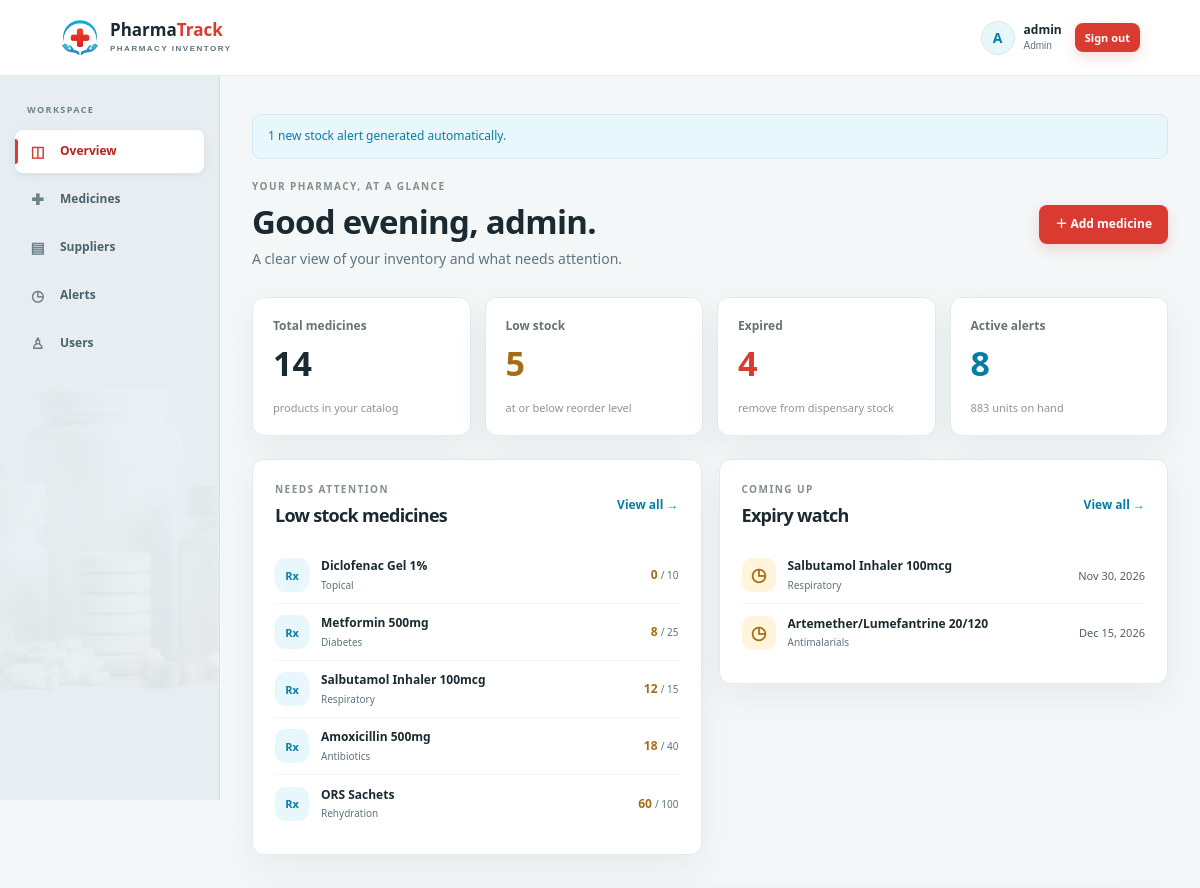
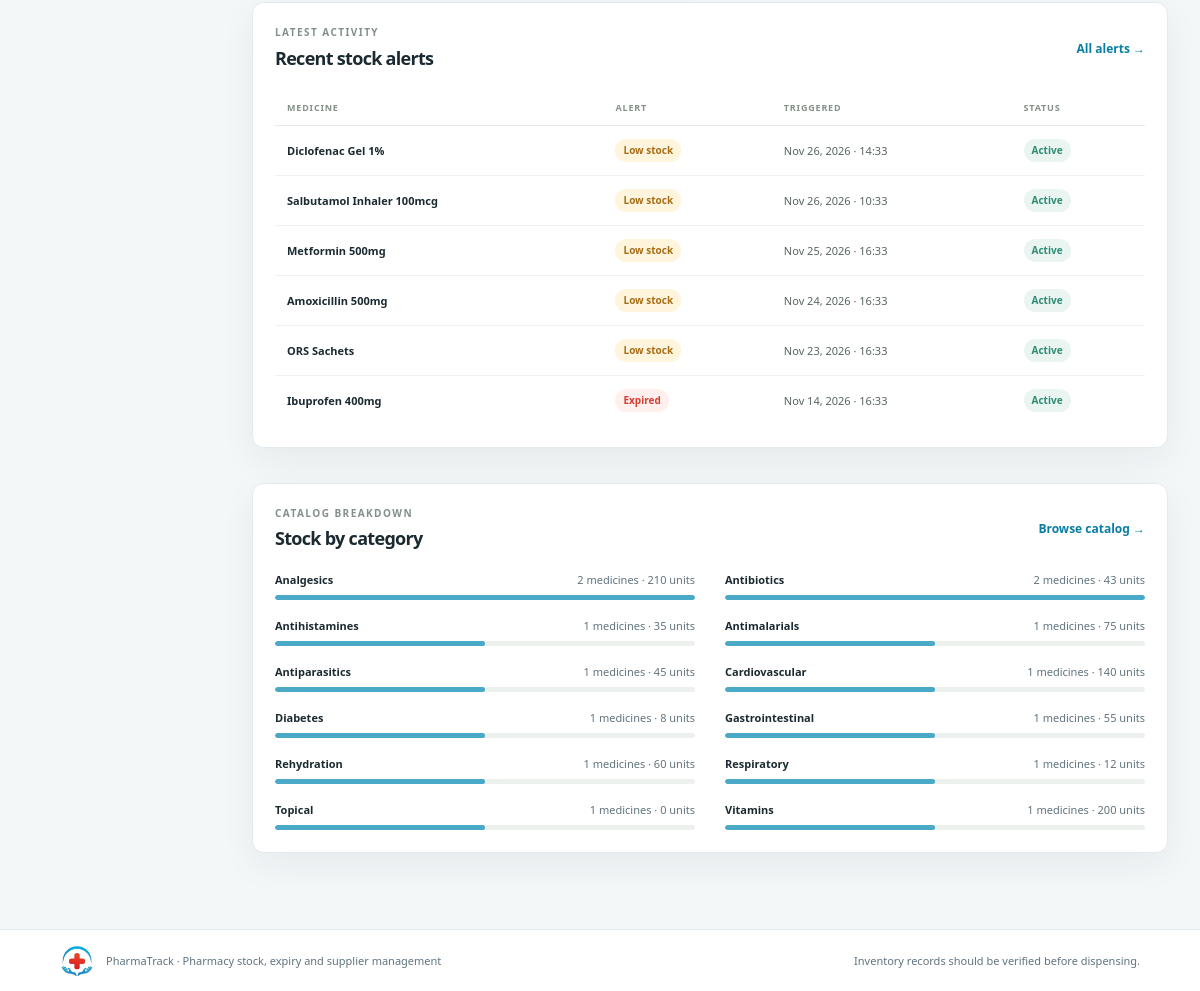
Screenshot of /public/index.php?r=dashboard (signed in) with the database file from the repository (2 pictures, top to bottom).
### tables this page shows
CREATE TABLE IF NOT EXISTS users (
    user_id       INT UNSIGNED NOT NULL AUTO_INCREMENT,
    username      VARCHAR(50)  NOT NULL,
    email         VARCHAR(100) NOT NULL,
    password_hash VARCHAR(255) NOT NULL,
    role          ENUM('admin', 'pharmacist') NOT NULL DEFAULT 'pharmacist',
    created_at    TIMESTAMP NOT NULL DEFAULT CURRENT_TIMESTAMP,
    PRIMARY KEY (user_id),
    UNIQUE KEY uq_users_username (username),
    UNIQUE KEY uq_users_email (email)
);

CREATE TABLE IF NOT EXISTS stock_alerts (
    alert_id     INT UNSIGNED NOT NULL AUTO_INCREMENT,
    medicine_id  INT UNSIGNED NOT NULL,
    alert_type   ENUM('low', 'expired') NOT NULL,
    triggered_at DATETIME NOT NULL DEFAULT CURRENT_TIMESTAMP,
    resolved     TINYINT(1) NOT NULL DEFAULT 0,
    resolved_at  DATETIME DEFAULT NULL,
    PRIMARY KEY (alert_id),
    KEY idx_alerts_active (resolved, alert_type),
    KEY idx_alerts_medicine (medicine_id),
    CONSTRAINT fk_alerts_medicine
        FOREIGN KEY (medicine_id) REFERENCES medicines (medicine_id)
        ON DELETE CASCADE ON UPDATE CASCADE
);

CREATE TABLE IF NOT EXISTS medicines (
    medicine_id   INT UNSIGNED NOT NULL AUTO_INCREMENT,
    name          VARCHAR(150) NOT NULL,
    category      VARCHAR(100) NOT NULL,
    stock         INT UNSIGNED NOT NULL DEFAULT 0,
    reorder_level INT UNSIGNED NOT NULL DEFAULT 10,
    expiry_date   DATE NOT NULL,
    supplier_id   INT UNSIGNED DEFAULT NULL,
    created_at    TIMESTAMP NOT NULL DEFAULT CURRENT_TIMESTAMP,
    updated_at    TIMESTAMP NOT NULL DEFAULT CURRENT_TIMESTAMP ON UPDATE CURRENT_TIMESTAMP,
    PRIMARY KEY (medicine_id),
    KEY idx_medicines_name (name),
    KEY idx_medicines_expiry (expiry_date),
    KEY idx_medicines_supplier (supplier_id),
    CONSTRAINT fk_medicines_supplier
        FOREIGN KEY (supplier_id) REFERENCES suppliers (supplier_id)
        ON DELETE SET NULL ON UPDATE CASCADE
);

### src/Views/dashboard/index.php (the view, shortened to what the rows shown need)
<section class="page-heading">
    <div><span class="eyebrow">YOUR PHARMACY, AT A GLANCE</span><h1>Good <?= (int) date('G') < 12 ? 'morning' : ((int) date('G') < 17 ? 'afternoon' : 'evening') ?>, <?= e(\App\Core\Auth::user()['username'] ?? 'Pharmacist') ?>.</h1><p class="muted">A clear view of your inventory and what needs attention.</p></div>
</section>
<section class="dashboard-grid">
    <article class="panel">
        <div class="panel-heading"><div><span class="eyebrow">NEEDS ATTENTION</span><h2>Low stock medicines</h2></div><a class="text-link" href="<?= e(url('medicines', ['status' => 'low'])) ?>">View all →</a></div>
    </article>
    <article class="panel">
        <div class="panel-heading"><div><span class="eyebrow">COMING UP</span><h2>Expiry watch</h2></div><a class="text-link" href="<?= e(url('medicines', ['status' => 'expiring'])) ?>">View all →</a></div>
    </article>
    <article class="panel panel-wide">
        <div class="panel-heading"><div><span class="eyebrow">LATEST ACTIVITY</span><h2>Recent stock alerts</h2></div><a class="text-link" href="<?= e(url('alerts')) ?>">All alerts →</a></div>
        <?php if (!$recent): ?><p class="empty-inline">No alerts yet. Your inventory is looking good.</p><?php else: ?>
            <div class="table-wrap"><table><thead><tr><th>Medicine</th><th>Alert</th><th>Triggered</th><th>Status</th></tr></thead><tbody><?php foreach ($recent as $alert): ?><tr><td class="table-strong"><?= e($alert['medicine_name']) ?></td><td><span class="badge <?= $alert['alert_type'] === 'expired' ? 'badge-danger' : 'badge-warn' ?>"><?= $alert['alert_type'] === 'expired' ? 'Expired' : 'Low stock' ?></span></td><td><?= e(date('M j, Y · H:i', strtotime($alert['triggered_at']))) ?></td><td><?= $alert['resolved'] ? '<span class="badge badge-neutral">Resolved</span>' : '<span class="badge badge-success">Active</span>' ?></td></tr><?php endforeach; ?></tbody></table></div>
        <?php endif; ?>
    </article>
    <?php if ($categories): ?>
        <article class="panel panel-wide">
            <div class="panel-heading"><div><span class="eyebrow">CATALOG BREAKDOWN</span><h2>Stock by category</h2></div><a class="text-link" href="<?= e(url('medicines')) ?>">Browse catalog →</a></div>
        </article>
    <?php endif; ?>
</section>

### src/Views/layouts/header.php (shortened to what the rows shown need)
<?php
$currentUser = Auth::user();
$isGuest = $currentUser === null;
?>
<!DOCTYPE html>
<html lang="en">
<head>
    <link rel="stylesheet" href="<?= e(BASE_URL) ?>/assets/app.css?v=<?= e((string) filemtime(APP_ROOT . '/public/assets/app.css')) ?>">
</head>
<body class="<?= !empty($authLayout) ? 'auth-page' : '' ?>">
<header class="site-header">
    <?php if (!$isGuest): ?>
        <div class="account">
            <span class="account-avatar" aria-hidden="true"><?= e(strtoupper(substr($currentUser['username'], 0, 1))) ?></span>
            <span class="account-name"><strong><?= e($currentUser['username']) ?></strong><small><?= e(ucfirst($currentUser['role'])) ?></small></span>
            <form method="post" action="<?= e(url('logout')) ?>">
                <button class="button button-primary button-small sign-out-button" type="submit">Sign out</button>
            </form>
        </div>
    <?php endif; ?>
</header>
<?php if (!$isGuest): ?>
    <div class="app-layout">
        <main class="page-shell">
<?php else: ?>
<main class="page-shell<?= $isGuest ? ' guest-shell' : '' ?><?= !empty($authLayout) ? ' auth-shell' : '' ?>">
<?php endif; ?>

### rows the page displays
users: username "A", username "admin", role "Admin"
stock_alerts: medicine.name "Diclofenac Gel 1%", alert_type "Low stock", triggered_at "Nov 26, 2026 · 14:33", resolved "Active"
stock_alerts: medicine.name "Salbutamol Inhaler 100mcg", alert_type "Low stock", triggered_at "Nov 26, 2026 · 10:33", resolved "Active"
stock_alerts: medicine.name "Metformin 500mg", alert_type "Low stock", triggered_at "Nov 25, 2026 · 16:33", resolved "Active"
stock_alerts: medicine.name "Amoxicillin 500mg", alert_type "Low stock", triggered_at "Nov 24, 2026 · 16:33", resolved "Active"
stock_alerts: medicine.name "ORS Sachets", alert_type "Low stock", triggered_at "Nov 23, 2026 · 16:33", resolved "Active"
stock_alerts: medicine.name "Ibuprofen 400mg", alert_type "Expired", triggered_at "Nov 14, 2026 · 16:33", resolved "Active"

### other values shown
$flash['message'] "1 new stock alert generated automatically."
$stats['total'] "14"
$stats['low'] "5"
$stats['expired'] "4"
$alertCounts['active'] "8"
$stats['units'] "883"
$medicine['name'] "Diclofenac Gel 1%"
$medicine['category'] "Topical"
$medicine['stock'] "0"
$medicine['reorder_level'] "10"
$medicine['name'] "Metformin 500mg"
$medicine['category'] "Diabetes"
$medicine['stock'] "8"
$medicine['reorder_level'] "25"
$medicine['name'] "Salbutamol Inhaler 100mcg"
